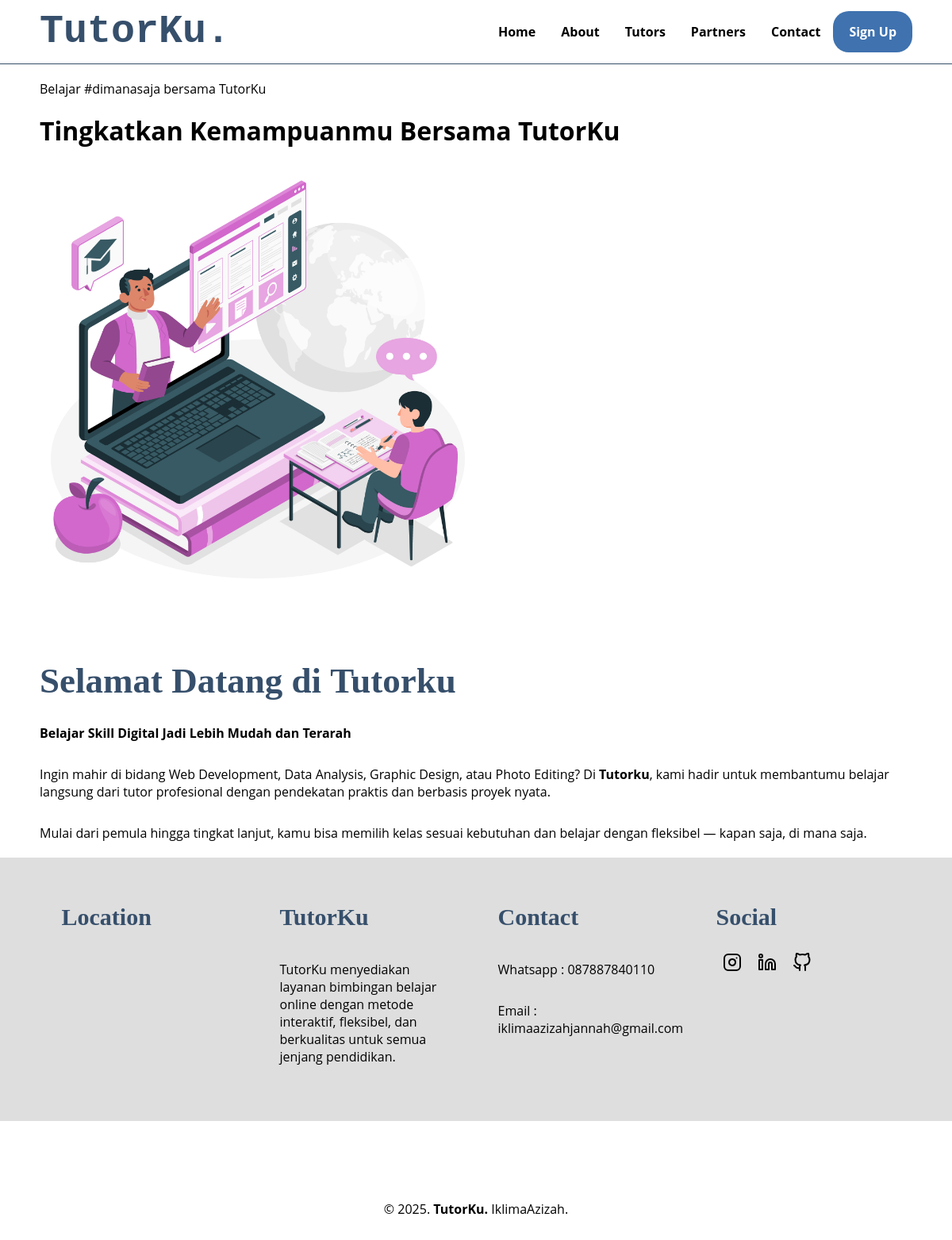
/halaman.php/10/tingkatkan-kemampuanmu-bersama-tutorku, run on the app's committed database.
### tables this page shows
CREATE TABLE `halaman` (
  `id` int(11) NOT NULL,
  `judul` varchar(225) NOT NULL,
  `kutipan` varchar(225) NOT NULL,
  `isi` text NOT NULL,
  `tgl_isi` timestamp NOT NULL DEFAULT current_timestamp() ON UPDATE current_timestamp()
);

CREATE TABLE `info` (
  `id` int(11) NOT NULL,
  `judul` varchar(225) NOT NULL,
  `isi` text NOT NULL,
  `tgl_isi` timestamp NOT NULL DEFAULT current_timestamp() ON UPDATE current_timestamp()
);

### inc/inc_fungsi.php (called while the page is built, shortened)
<?php
function url_dasar(){
    $url_dasar = "http://".$_SERVER['SERVER_NAME'].dirname($_SERVER['SCRIPT_NAME']);
    return $url_dasar;
}
function dapatkan_id(){
    $id ="";
    if(isset($_SERVER['PATH_INFO'])){
        $id = dirname($_SERVER['PATH_INFO']);
        $id = preg_replace("/[^0-9]/","",$id);
    }
    return $id;
}
function set_isi($isi){
    $isi = str_replace("../gambar/",url_dasar()."/gambar/",$isi);
    return $isi;
}
function ambil_isi_info($id,$kolom){
    global $koneksi;
    $sql1 = "select $kolom from info where id ='$id'";
    $q1 = mysqli_query($koneksi,$sql1);
    $r1 = mysqli_fetch_array($q1);
    return $r1[$kolom];
}

### halaman.php (the view, shortened to what this page needs)
<?php
include_once("inc/inc_koneksi.php");
include_once("inc/inc_fungsi.php");
$id = dapatkan_id();
$sql1 = "select * from halaman where id = $id";
$q1   = mysqli_query($koneksi,$sql1);
$r1   = mysqli_fetch_array($q1);
$judul_halaman = $r1['judul'];
?>
<?php include_once("inc_header.php"); ?>
<?php
if($judul_halaman == ''){
    echo "<div><p>Maaf data tidak ditemukan : (</p></div>";
}else {
    ?>
    <p class="deskripsi"><?php echo $r1['kutipan'] ?></p>
    <h1><?php echo $r1['judul'] ?></h1>
    <?php echo set_isi($r1['isi']) ?>
    <?php
}
?>
<?php include_once("inc_footer.php"); ?>

### inc_footer.php (shortened to what this page needs)
</div>
<div id="contact">
    <div class="wrapper">
        <div class="footer">
            <div class="footer-section">
                <h3>Location</h3>
                <iframe
                    src="https://www.google.com/maps/embed?pb=!1m18!1m12!1m3!1d3964.8097419736164!2d106.85628137409918!3d-6.41848726276821!2m3!1f0!2f0!3f0!3m2!1i1024!2i768!4f13.1!3m3!1m2!1s0x2e69ebac813f9cb1%3A0x5e03d94c009a6dbf!2sMasjid%20Jami&#39;%20As-Syifa!5e0!3m2!1sid!2sid!4v1738572054634!5m2!1sid!2sid"
                    style="width: 200px; height: 100px; border: 0;"
                    allowfullscreen=""
                    loading="lazy"
                ></iframe>
            </div>
            <div class="footer-section">
                <h3><?php echo ambil_isi_info('1','judul') ?></h3>
                <?php echo ambil_isi_info('1','isi') ?>
            </div>
            <div class="footer-section">
                <h3><?php echo ambil_isi_info('2','judul') ?></h3>
                 <?php echo ambil_isi_info('2','isi') ?>
            </div>
            <div class="footer-section">
                <h3>Social</h3>
                <a href="https://www.instagram.com/iklimaazizah/"
                ><i data-feather="instagram"></i
                ></a>
                <a href="https://www.linkedin.com/in/iklima-azizah-jannah/"
                ><i data-feather="linkedin"></i
                ></a>
                <a href="https://github.com/iklimaazjnnh"
                ><i data-feather="github"></i
                ></a>
            </div>
        </div>
    </div>
</div>
<div id="copyright">
  <div class="wrapper">&copy; 2025. <b>TutorKu.</b> IklimaAzizah.</div>
</div>
</body>
</html>

### css/style.css (style rules this page uses)
* { text-decoration: none; box-sizing: border-box; outline: none; border: none; margin: 0px; padding: 0px; }
body { margin: 0px; padding: 0px; font-family: "Open Sans", sans-serif; }
html { scroll-behavior: smooth; }
.wrapper { width: 1100px; margin: auto; position: relative; }
.wrapper img { width: 60%; }
h2 { font-family: "comic sans ms"; font-weight: 800; font-size: 45px; margin-bottom: 20px; color: #364f6b; width: 100%; line-height: 50px; }
p { margin: 10px 0px 10px 0px; padding: 10px 0px 10px 0px; }
#contact { background: #dedede; padding: 50px 0px 50px 0px; }
.footer { width: 100%; position: relative; display: flex; flex-wrap: wrap; margin: auto; }
.footer-section { width: 20%; margin: 0 auto; }
h3 { font-family: "comic sans ms"; font-weight: 800; font-size: 30px; margin-bottom: 20px; color: #364f6b; width: 100%; line-height: 50px; }
.footer-section a { color: #000000; margin: 0.5rem; }
#copyright { text-align: center; width: 100%; padding: 50px 0px 50px 0px; margin-top: 50px; }

### data on the page
halaman: kutipan "Belajar #dimanasaja bersama TutorKu", judul "Tingkatkan Kemampuanmu Bersama TutorKu", isi (picture), isi "Selamat Datang di Tutorku Belajar Skill Digital Jadi Lebih Mudah dan Terarah Ingin mahir di bidang Web Development, Data Analysis, Graphic Design, atau Photo Editing? Di Tutorku , kami hadir untuk membantumu belajar langsung dari tutor profesional dengan pendekatan praktis dan berbasis proyek nyata. Mulai dari pemula hingga tingkat lanjut, kamu bisa memilih kelas sesuai kebutuhan dan belajar dengan fleksibel — kapan saja, di mana saja."
info: judul "TutorKu", isi "TutorKu menyediakan layanan bimbingan belajar online dengan metode interaktif, fleksibel, dan berkualitas untuk semua jenjang pendidikan."
info: judul "Contact", isi "Whatsapp : 087887840110 Email : iklimaazizahjannah@gmail.com"
